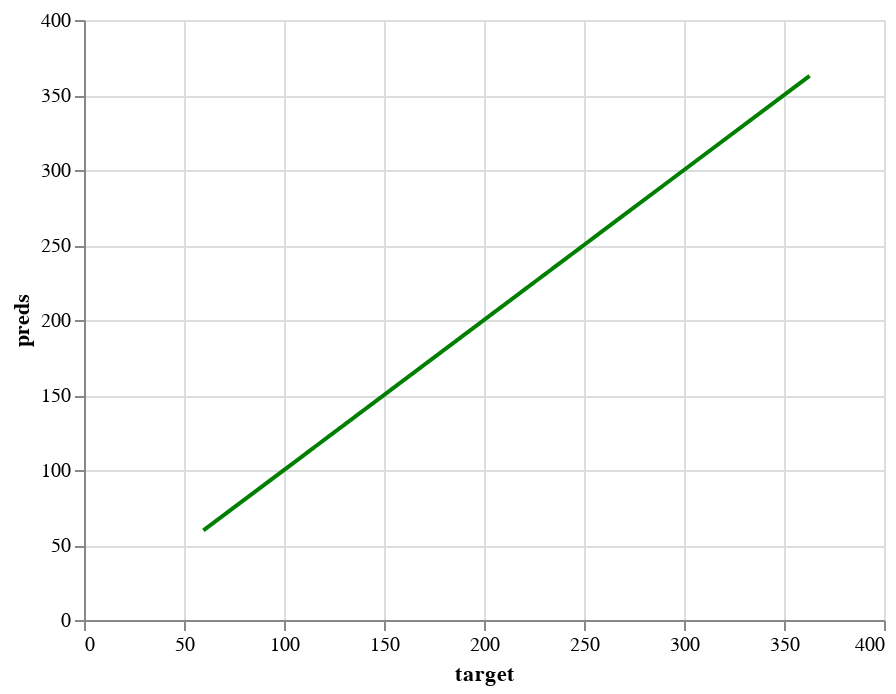

Notebook code cell kept with this figure:
### Code cell
#  Create a line chart with y as both x and y axes

line_chart1_test = alt.Chart(pd.DataFrame({'target': y_test, 'preds': y_test})).mark_line(color='green').encode(
    x='target',
    y='preds'
)
line_chart1_test

### Figure 1 — Vega-Lite specification as saved in the notebook (floating-point values rounded to 4 significant figures; data arrays with more than 128 entries replaced by an {"elided": "..."} marker saying what was removed)
{"config": {"view": {"continuousWidth": 400, "continuousHeight": 300}}, "data": {"name": "data-325359e573684d5da4db6a7c05ccc135"}, "mark": {"type": "line", "color": "green"}, "encoding": {"x": {"field": "target", "type": "quantitative"}, "y": {"field": "preds", "type": "quantitative"}}, "$schema": "https://vega.github.io/schema/vega-lite/v4.17.0.json", "datasets": {"data-325359e573684d5da4db6a7c05ccc135": {"elided": "609 records"}}}
